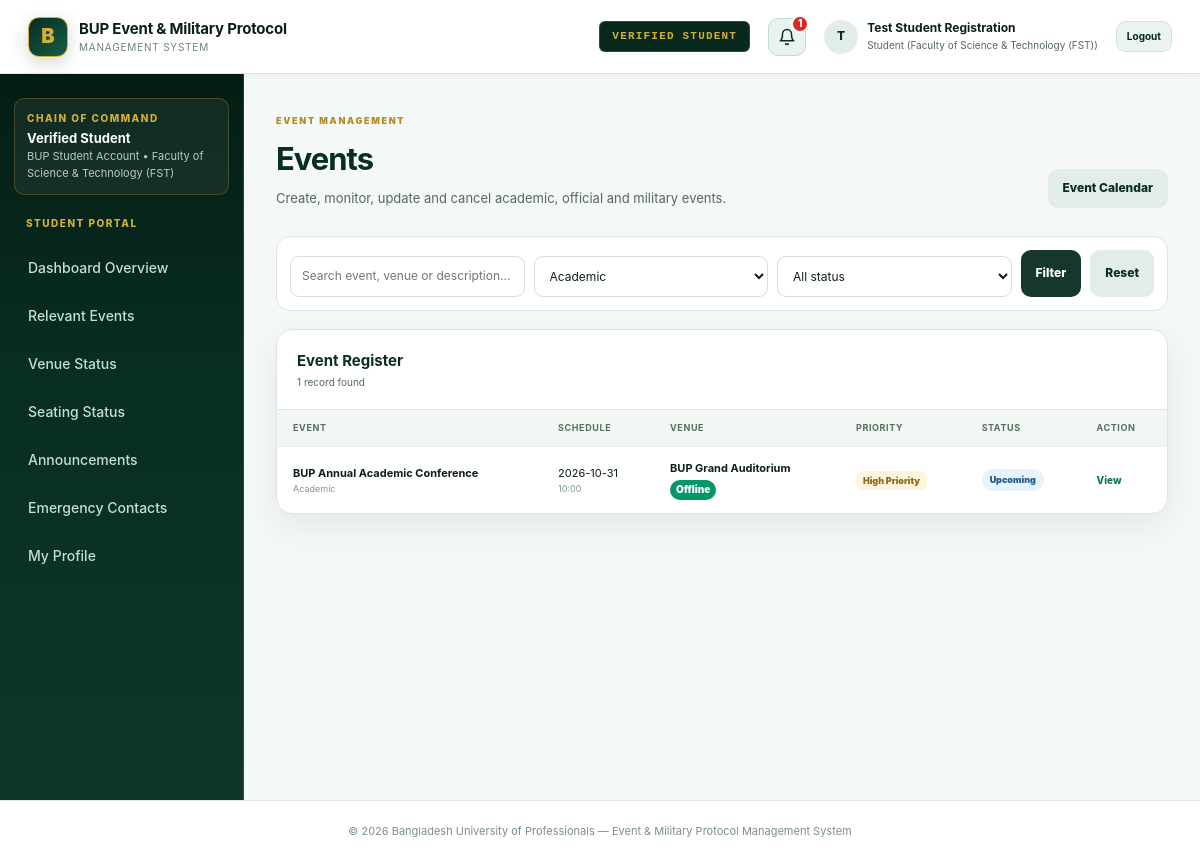
/events.php?type=Academic (signed in), run on the app's committed database.
### tables this page shows
CREATE TABLE `users` (
  `id` int(10) unsigned NOT NULL AUTO_INCREMENT,
  `name` varchar(120) NOT NULL,
  `email` varchar(160) NOT NULL,
  `password_hash` varchar(255) NOT NULL,
  `role` enum('Admin','Event Director','Event Coordinator','Department Lead','Supervisor','Staff / Volunteer','Military Command','BUP Official','Student') NOT NULL DEFAULT 'Staff / Volunteer',
  `department` varchar(60) DEFAULT NULL,
  `level` enum('L1','L2','L3','L4','L5','L6','L7','L8') NOT NULL DEFAULT 'L5',
  `reports_to_id` int(10) unsigned DEFAULT NULL,
  `backup_person_id` int(10) unsigned DEFAULT NULL,
  `protocol_level` enum('None','Higher Command','Division','Brigade','Battalion','Company','Platoon','Section','Individual Soldier') NOT NULL DEFAULT 'None',
  `parent_command_id` int(10) unsigned DEFAULT NULL,
  `command_code` varchar(50) DEFAULT NULL,
  `designation` varchar(160) DEFAULT NULL,
  `student_id` varchar(50) DEFAULT NULL,
  `phone` varchar(40) DEFAULT NULL,
  `avatar` varchar(255) DEFAULT NULL,
  `status` enum('Active','Inactive','Pending','Rejected') NOT NULL DEFAULT 'Active',
  `failed_attempts` int(11) NOT NULL DEFAULT 0,
  `last_login` datetime DEFAULT NULL,
  `created_at` timestamp NOT NULL DEFAULT current_timestamp(),
  PRIMARY KEY (`id`),
  UNIQUE KEY `email` (`email`)
);

CREATE TABLE `events` (
  `id` int(10) unsigned NOT NULL AUTO_INCREMENT,
  `name` varchar(200) NOT NULL,
  `event_type` varchar(60) NOT NULL,
  `mode` enum('Offline','Online','Hybrid') NOT NULL DEFAULT 'Offline',
  `event_date` date NOT NULL,
  `event_time` time NOT NULL,
  `venue` varchar(200) NOT NULL,
  `meeting_link` varchar(255) DEFAULT NULL,
  `description` text DEFAULT NULL,
  `budget_total` decimal(12,2) NOT NULL DEFAULT 0.00,
  `budget_approved` tinyint(1) NOT NULL DEFAULT 0,
  `budget_notes` text DEFAULT NULL,
  `event_director_id` int(10) unsigned DEFAULT NULL,
  `event_coordinator_id` int(10) unsigned DEFAULT NULL,
  `venue_lead_id` int(10) unsigned DEFAULT NULL,
  `backup_person_id` int(10) unsigned DEFAULT NULL,
  `status` enum('Upcoming','Ongoing','Completed','Cancelled') NOT NULL DEFAULT 'Upcoming',
  `priority` tinyint(1) NOT NULL DEFAULT 0,
  `approval_status` enum('Draft','Pending','Approved','Rejected','Confirmed') NOT NULL DEFAULT 'Pending',
  `approved_by` int(10) unsigned DEFAULT NULL,
  `approved_at` datetime DEFAULT NULL,
  `created_by` int(10) unsigned DEFAULT NULL,
  `created_at` timestamp NOT NULL DEFAULT current_timestamp(),
  `updated_at` timestamp NOT NULL DEFAULT current_timestamp() ON UPDATE current_timestamp(),
  PRIMARY KEY (`id`),
  KEY `idx_event_date` (`event_date`),
  KEY `idx_event_status` (`status`),
  KEY `created_by` (`created_by`),
  KEY `approved_by` (`approved_by`),
  CONSTRAINT `events_ibfk_1` FOREIGN KEY (`created_by`) REFERENCES `users` (`id`) ON DELETE SET NULL,
  CONSTRAINT `events_ibfk_2` FOREIGN KEY (`approved_by`) REFERENCES `users` (`id`) ON DELETE SET NULL
);

### events.php (the view, shortened to what the rows shown need)
<?php
require_once __DIR__ . '/config/auth.php';
$pdo = db();
$type = trim($_GET['type'] ?? '');
$sql = "
    SELECT
        e.*,
        u.name AS creator
    FROM events e
    LEFT JOIN users u
        ON u.id = e.created_by
    WHERE 1
";
$params = [];
if ($type !== '') {
    $sql .= " AND e.event_type = ?";
    $params[] = $type;
}
$sql .= "
    ORDER BY
        CASE
            WHEN e.status = 'Ongoing' THEN 1
            WHEN e.status = 'Upcoming' THEN 2
            WHEN e.status = 'Completed' THEN 3
            WHEN e.status = 'Cancelled' THEN 4
            ELSE 5
        END,
        e.event_date ASC,
        e.event_time ASC
";
$stmt = $pdo->prepare($sql);
$stmt->execute($params);
$events = $stmt->fetchAll();
$eligible_backups = $pdo->query("SELECT id, name, designation, role, department FROM users WHERE status = 'Active' ORDER BY name")->fetchAll();
require __DIR__ . '/includes/header.php';
?>
<div class="page-head">
    <div>
        <h1>
            Events
        </h1>
    </div>
</div>
<section class="panel">
    <div class="panel-head">
        <div>
            <h2>
                Event Register
            </h2>
        </div>
    </div>
    <div class="table-wrap">
        <table>
            <thead>
                <tr>
                    <th>
                        Event
                    </th>
                    <th>
                        Schedule
                    </th>
                    <th>
                        Venue
                    </th>
                    <th>
                        Priority
                    </th>
                    <th>
                        Status
                    </th>
                    <th>
                        Action
                    </th>
                </tr>
            </thead>
            <tbody>
            <?php foreach ($events as $event): ?>
                <tr>
                    <td>
                        <strong>
                            <?= e($event['name']) ?>
                        </strong>
                        <small>
                            <?= e($event['event_type']) ?>
                        </small>
                    </td>
                    <td>
                        <?= e($event['event_date']) ?>
                        <br>
                        <small>
                            <?= e(substr($event['event_time'], 0, 5)) ?>
                        </small>
                    </td>
                    <td>
                        <strong><?= e($event['venue']) ?></strong>
                        <?php
                        $m = $event['mode'] ?? 'Offline';
                        $mColors = ['Online' => '#0284c7', 'Offline' => '#059669', 'Hybrid' => '#7c3aed'];
                        ?>
                        <div style="margin-top:3px;">
                            <span class="badge" style="background:<?= $mColors[$m] ?? '#475569' ?>; color:#fff; font-size:10px; padding:2px 6px;"><?= e($m) ?></span>
                        </div>
                    </td>
                    <td>
                        <?php if ($event['priority']): ?>
                            <span class="priority">
                                High Priority
                            </span>
                        <?php endif; ?>
                    </td>
                    <td>
                        <?php
                        $status_class = strtolower(
                            trim($event['status'])
                        );
                        ?>
                        <span
                            class="badge <?= e($status_class) ?>"
                        >
                            <?= e($event['status']) ?>
                        </span>
                    </td>
                    <td>
                        <a
                            class="table-link"
                            href="event_view.php?id=<?= (int) $event['id'] ?>"
                        >
                            View
                        </a>
                    </td>
                </tr>
            <?php endforeach; ?>
            </tbody>
        </table>
    </div>
</section>
<?php require __DIR__ . '/includes/footer.php'; ?>

### includes/navbar.php (shortened to what the rows shown need)
<?php
$user_id = (int)current_user()['id'];
$unread_count = get_unread_notification_count($user_id);
$isStudent = is_student();
$isSupervisor = is_supervisor();
$lvl = current_level();
$isMil = is_military_protocol();
$milLvlBadges = [
    'L1' => ['bg' => '#06281e', 'color' => '#d4af37', 'label' => 'L1 &bull; HIGHER COMMAND'],
    'L2' => ['bg' => '#0e4a37', 'color' => '#fcf4db', 'label' => 'L2 &bull; DIVISION'],
    'L3' => ['bg' => '#146347', 'color' => '#ffffff', 'label' => 'L3 &bull; BRIGADE'],
    'L4' => ['bg' => '#1c4436', 'color' => '#bbf7d0', 'label' => 'L4 &bull; BATTALION'],
    'L5' => ['bg' => '#92610e', 'color' => '#fef3c7', 'label' => 'L5 &bull; COMPANY'],
    'L6' => ['bg' => '#78350f', 'color' => '#fde68a', 'label' => 'L6 &bull; PLATOON'],
    'L7' => ['bg' => '#0f5132', 'color' => '#d1e7dd', 'label' => 'L7 &bull; SECTION'],
    'L8' => ['bg' => '#134e4a', 'color' => '#a7f3d0', 'label' => 'L8 &bull; INDIVIDUAL SOLDIER'],
];
$civilLvlBadges = [
    'L1' => ['bg' => '#06281e', 'color' => '#d4af37', 'label' => 'L1 &bull; COMMAND'],
    'L2' => ['bg' => '#0e4a37', 'color' => '#fcf4db', 'label' => 'L2 &bull; COORDINATOR'],
    'L3' => ['bg' => '#146347', 'color' => '#ffffff', 'label' => 'L3 &bull; DEPT LEAD'],
    'L4' => ['bg' => '#92610e', 'color' => '#fef3c7', 'label' => 'L4 &bull; SUPERVISOR'],
    'L5' => ['bg' => '#0f5132', 'color' => '#d1e7dd', 'label' => 'L5 &bull; STAFF / VOLUNTEER'],
];
if ($isStudent) {
    $b = ['bg' => '#06281e', 'color' => '#d4af37', 'label' => 'VERIFIED STUDENT'];
} elseif ($isMil) {
    $b = $milLvlBadges[$lvl] ?? ['bg' => '#06281e', 'color' => '#d4af37', 'label' => $lvl . ' &bull; MILITARY'];
} elseif ($isSupervisor) {
    $b = ['bg' => '#92610e', 'color' => '#fef3c7', 'label' => 'L4 &bull; SUPERVISOR'];
} else {
    $b = $civilLvlBadges[$lvl] ?? ['bg' => '#06281e', 'color' => '#d4af37', 'label' => $lvl];
}
$userAvatar = current_user()['avatar'] ?? '';
$hasAvatar = !empty($userAvatar) && file_exists(__DIR__ . '/../' . $userAvatar);
?>
<header class="topbar">
  <a class="brand" href="<?= BASE_URL ?>/dashboard.php">
    <span class="brand-mark">B</span>
    <span>
      <strong>BUP Event &amp; Military Protocol</strong>
      <small>MANAGEMENT SYSTEM</small>
    </span>
  </a>
  <div class="topbar-actions" style="position:relative;">
    <span class="badge" style="background:<?= $b['bg'] ?>; color:<?= $b['color'] ?>; font-size:11px; font-weight:800; letter-spacing:1.2px; font-family:monospace; padding:6px 12px; border-radius:6px; border:1px solid rgba(212,175,55,0.25);">
      <?= $b['label'] ?>
    </span>
    <div style="position:relative;">
      <button
        type="button"
        id="notifToggleBtn"
        title="Notifications &amp; Activity Alerts"
        style="position:relative; width:38px; height:38px; border-radius:10px; background:#eaf3ee; border:1px solid #c2ded0; color:#082d21; display:flex; align-items:center; justify-content:center; cursor:pointer; transition:all 0.2s;"
        onmouseover="this.style.background='#dcefe6'"
        onmouseout="this.style.background='#eaf3ee'"
      >
        <svg width="18" height="18" viewBox="0 0 24 24" fill="none" stroke="currentColor" stroke-width="2" stroke-linecap="round" stroke-linejoin="round">
          <path d="M18 8A6 6 0 0 0 6 8c0 7-3 9-3 9h18s-3-2-3-9"></path>
          <path d="M13.73 21a2 2 0 0 1-3.46 0"></path>
        </svg>
        <span
          id="notifBadge"
          style="position:absolute; top:-4px; right:-4px; background:#dc2626; color:#fff; font-size:10px; font-weight:800; border-radius:10px; min-width:18px; height:18px; display:<?= $unread_count > 0 ? 'inline-flex' : 'none' ?>; align-items:center; justify-content:center; padding:0 4px; border:2px solid #fff;"
        >
          <?= $unread_count ?>
        </span>
      </button>
    </div>
    <a href="<?= BASE_URL ?>/profile.php" class="user-chip" style="text-decoration:none; cursor:pointer;">
      <?php if ($hasAvatar): ?>
        <img
          src="<?= BASE_URL ?>/<?= e($userAvatar) ?>?v=<?= time() ?>"
          alt="<?= e(current_user()['name']) ?>"
          class="avatar"
          style="width:34px; height:34px; border-radius:50%; object-fit:cover; border:1.5px solid #d4af37; box-shadow:0 2px 6px rgba(8,45,33,0.15);"
        >
      <?php else: ?>
        <span class="avatar"><?= e(strtoupper(substr(current_user()['name'],0,1))) ?></span>
      <?php endif; ?>
      <span>
        <strong><?= e($isSupervisor ? 'Supervisor' : current_user()['name']) ?></strong>
        <?php if ($isStudent): ?>
          <small>Student (<?= e(current_department()) ?>)</small>
        <?php elseif ($isSupervisor): ?>
          <small>Supervisor (Ground Supervision)</small>
        <?php else: ?>
          <small><?= e(current_user()['role']) ?> (<?= e(current_department()) ?>)</small>
        <?php endif; ?>
      </span>
    </a>
    <a class="btn btn-light btn-sm" href="<?= BASE_URL ?>/logout.php" style="background:#eaf3ee; color:#06281e; font-weight:700; border:1px solid #d2e3db;">
      Logout
    </a>
  </div>
</header>

### includes/sidebar.php (shortened to what the rows shown need)
<?php
$current_page = basename($_SERVER['PHP_SELF'] ?? '');
if (!function_exists('sidebar_link')) {
    function sidebar_link(string $file, string $label, string $current_page): void
    {
        $active = ($current_page === $file || strpos($current_page, $file) === 0);
        echo '<a href="' . e(BASE_URL . '/' . $file) . '"';
        echo $active ? ' class="active" aria-current="page"' : '';
        echo '>';
        echo '<span>' . e($label) . '</span>';
        echo '</a>';
    }
}
?>
<aside class="sidebar">
    <div style="margin: 0 0 20px; padding: 12px; background: rgba(255,255,255,0.06); border: 1px solid rgba(212,175,55,0.25); border-radius: 10px;">
        <span style="display:block; font-size:10px; font-weight:800; letter-spacing:1.5px; color:#d4af37; margin-bottom:4px;">CHAIN OF COMMAND</span>
        <?php if (is_student()): ?>
            <strong style="display:block; font-size:13px; color:#ffffff; line-height:1.2;">Verified Student</strong>
            <small style="display:block; color:#b7cbbf; font-size:11px; margin-top:2px;">BUP Student Account &bull; <?= e(current_department()) ?></small>
        <?php elseif (is_supervisor()): ?>
            <strong style="display:block; font-size:13px; color:#ffffff; line-height:1.2;">Supervisor</strong>
            <small style="display:block; color:#b7cbbf; font-size:11px; margin-top:2px;">Tier: <span style="color:#d4af37; font-weight:700;">L4</span> &bull; Ground Supervision</small>
        <?php elseif (is_staff()): ?>
            <strong style="display:block; font-size:13px; color:#ffffff; line-height:1.2;">Staff / Volunteer</strong>
            <small style="display:block; color:#b7cbbf; font-size:11px; margin-top:2px;">Tier: <span style="color:#d4af37; font-weight:700;">L5</span> &bull; Duty Execution</small>
        <?php endif; ?>
    </div>
    <?php if (is_student()): ?>
        <div class="sidebar-section">
            <span class="sidebar-label">STUDENT PORTAL</span>
            <?php sidebar_link('student_dashboard.php?tab=overview', 'Dashboard Overview', $current_page); ?>
        </div>
    <?php endif; ?>
</aside>

### data on the page
users: name "T", name "Test Student Registration", department "Faculty of Science & Technology (FST)"
events: name "BUP Annual Academic Conference", event_type "Academic", event_date "2026-10-31", event_time "10:00", venue "BUP Grand Auditorium", mode "Offline", priority "High Priority", status "Upcoming"

### other printed values
$b['label'] "VERIFIED STUDENT"
$unread_count "1"
$label "Dashboard Overview Relevant Events Venue Status Seating Status Announcements Emergency Contacts My Profile"
count($events) "1"
form field type "Academic"
